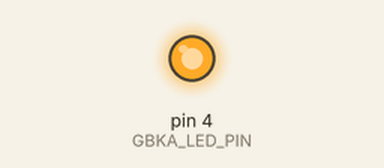
The sketch below on a simulated Arduino Uno, built with avr-gcc and run on an emulated ATmega328P. Parts: output pins drawn as LEDs (lit = HIGH). What the sketch prints to the serial monitor is not drawn.

Above: at 0.05 s.
Timing chart, 0 to 3.0 s (numbered marks = the images above):
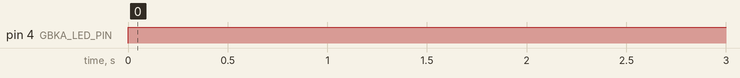

Measured:
- by itself, pin 4 (GBKA_LED_PIN): LOW → HIGH at 0.00 s

The sketch:

sketch_20210823_Lesson0_with_blink_and_millis.ino
```cpp
#define GBKA_LED_PIN  (4)

void setup() {
  pinMode(GBKA_LED_PIN, OUTPUT);
  Serial.begin(57600); // initializes the serial port with a baud rate of 57600
}

void loop() {
  digitalWrite(GBKA_LED_PIN, HIGH);
  Serial.print(millis()); // milliseconds from the last booting
  Serial.println("\thello, world 3!"); // prints a string to a serial port
  delay(500); //delay of 0.5 second
  digitalWrite(GBKA_LED_PIN, HIGH);
  delay(500); //delay of 0.5 second
  digitalWrite(GBKA_LED_PIN, LOW);

}
```
